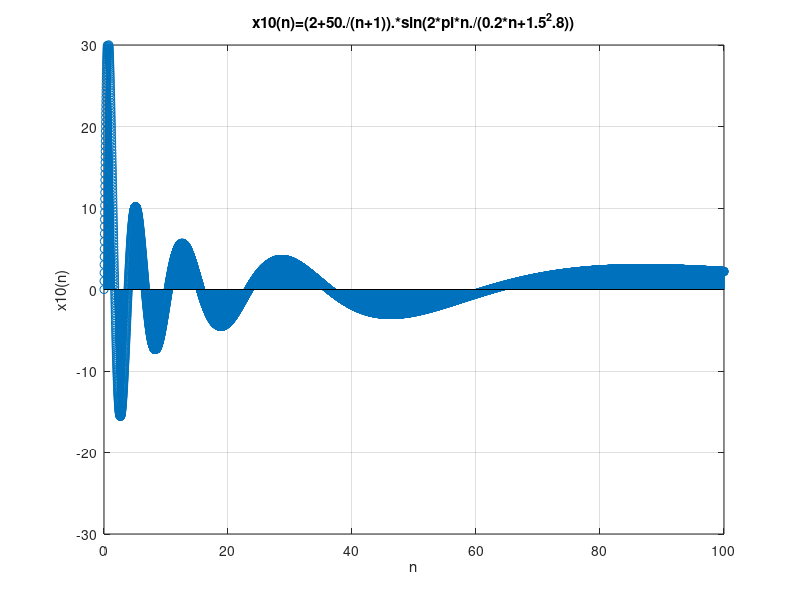

Here is the MATLAB script that generated this plot:
clear;
clc;
close all;

n = 0:0.01:100;
a = 2 + 50./(n+1);
p = 2*pi*n./(0.2*n+1.5^2.8);
x = a.*sin(p);

figure;
stem(n,x);
xlabel('n');
ylabel('x10(n)');
title('x10(n)=(2+50./(n+1)).*sin(2*pi*n./(0.2*n+1.5^2.8))');
axis([0,100,-30,30]);
grid on;
